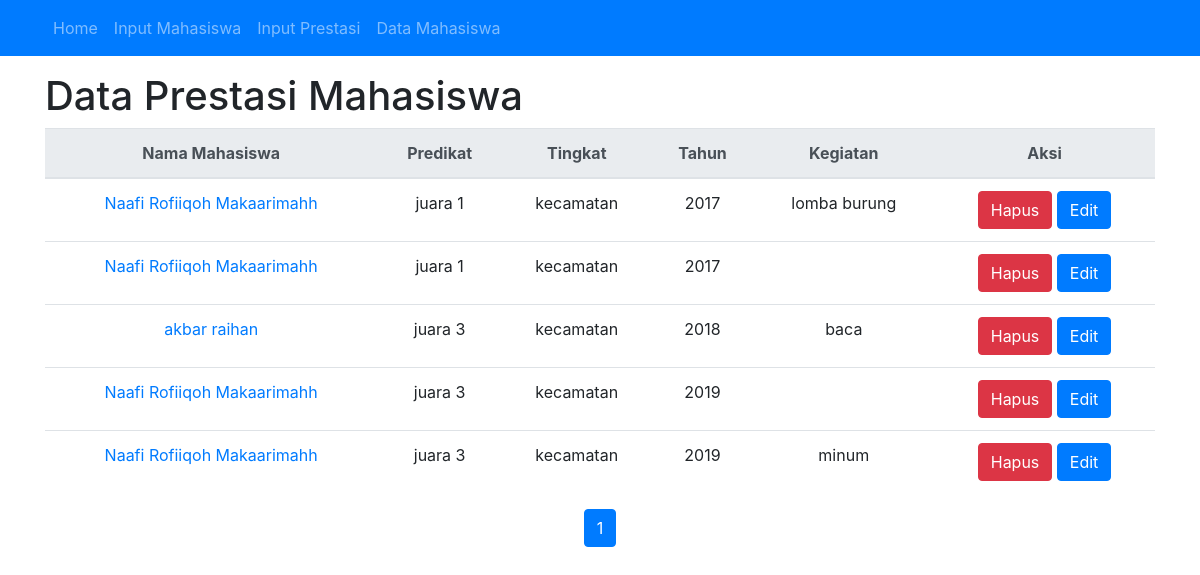
The page / on the database its author committed.
### tables this page shows
CREATE TABLE `prestasi` (
  `ID` int(5) NOT NULL,
  `Predikat` varchar(255) NOT NULL,
  `Tingkat` varchar(255) NOT NULL,
  `Tahun` int(11) NOT NULL,
  `Kegiatan` text NOT NULL,
  `NIM` bigint(15) NOT NULL
);

CREATE TABLE `mahasiswa` (
  `NIM` bigint(15) NOT NULL,
  `Nama` text NOT NULL,
  `TTL` date NOT NULL
);

### index.php (the view, shortened to what this page needs)
<?php require('header.php'); ?>
<div class="container">
    <?php
    require('koneksi.php');
    $limit = 15;
    $page = isset($_GET['p']) ? (int)$_GET['p'] : 1;
    $start = ($page > 1) ? ($page * $limit) - $limit : 0;
    $allData = $conn->query("select * from prestasi;");
    $rowCount = mysqli_num_rows($allData);
    $pages =    ceil($rowCount / $limit);
    $sql = "select id,Nama,mahasiswa.NIM,Predikat,Tingkat,Tahun,Kegiatan from prestasi inner join mahasiswa on prestasi.NIM = mahasiswa.NIM LIMIT " . $start . "," . $limit . ";";
    $result = $conn->query($sql);
    ?>
    <h1 class="center">Data Prestasi Mahasiswa</h1>
    <table class="table">
        <thead class="thead-light">
            <th class="text-center">Nama Mahasiswa</th>
            <th class="text-center">Predikat</th>
            <th class="text-center">Tingkat</th>
            <th class="text-center">Tahun</th>
            <th class="text-center">Kegiatan</th>
            <th class="text-center">Aksi</th>
        </thead>
        <tbody>
            <?php
            while ($row = $result->fetch_assoc()) {
                echo "<tr>
                    <td class='text-center'><a href='detail.php?q=" . $row['NIM'] . "'>" . $row['Nama'] . "</a></td>
                    <td class='text-center'>" . $row['Predikat'] . "</td>
                    <td class='text-center'>" . $row['Tingkat'] . "</td>
                    <td class='text-center'>" . $row['Tahun'] . "</td>
                    <td class='text-center'>" . $row['Kegiatan'] . "</td>
                    <td class='text-center'> <button class='btn btn-danger' onclick='hapus(" . $row['id'] . ",`" . $row['Predikat'] . "`,`" . $row['Kegiatan'] . "`,`" . $row['Nama'] . "`)'>Hapus</button>
                    <a href='edit.php?id=".$row['id'].
                    "'<button class=' btn btn-primary'>Edit</button></td>
                    </tr>
                ";
            }
            ?>
        </tbody>
    </table>
    <div class="row">
        <div class="col-md-12">
            <div class="text-center">
                <?php
                for ($i = 1; $i <= $pages; $i++) {
                    ?>
                    <a href="?p=<?php echo $i; ?>"><button class="btn btn-primary"><?php echo $i; ?></button></a>
                <?php
            }
            ?>
            </div>
        </div>
    </div>
    <?php require('footer.php') ?>

### header.php (shortened to what this page needs)
<!DOCTYPE html>
<html lang="en">
<head>
    <link rel="stylesheet" href="https://maxcdn.bootstrapcdn.com/bootstrap/4.0.0/css/bootstrap.min.css">
</head>
<body>
<nav class="navbar navbar-expand-lg navbar-dark bg-primary" style="margin-bottom:1em;">
 <div class="container">
 <div class="collapse navbar-collapse" id="navContent">
 <ul class="navbar-nav mr-auto">
  <li class="nav-item">
    <a class="nav-link" href="index.php">Home</a>
  </li>
  <li class="nav-item">
    <a class="nav-link" href="inputmahasiswa.php">Input Mahasiswa</a>
  </li>
  <li class="nav-item">
    <a class="nav-link" href="input.php">Input Prestasi</a>
  </li>
  <li class="nav-item">
    <a class="nav-link" href="lihatmhs.php">Data Mahasiswa</a>
  </li>
</ul>
</div>
</div>
</nav>

### footer.php (shortened to what this page needs)
</body>
</html>

### header.php (style rules this page uses)
body { padding-bottom: 1em; }

### rows shown on the page
prestasi: NIM.Nama "Naafi Rofiiqoh Makaarimahh", Predikat "juara 1", Tingkat "kecamatan", Tahun "2017", Kegiatan "lomba burung"
prestasi: NIM.Nama "Naafi Rofiiqoh Makaarimahh", Predikat "juara 1", Tingkat "kecamatan", Tahun "2017"
prestasi: NIM.Nama "akbar raihan", Predikat "juara 3", Tingkat "kecamatan", Tahun "2018", Kegiatan "baca"
prestasi: NIM.Nama "Naafi Rofiiqoh Makaarimahh", Predikat "juara 3", Tingkat "kecamatan", Tahun "2019"
prestasi: NIM.Nama "Naafi Rofiiqoh Makaarimahh", Predikat "juara 3", Tingkat "kecamatan", Tahun "2019", Kegiatan "minum"
